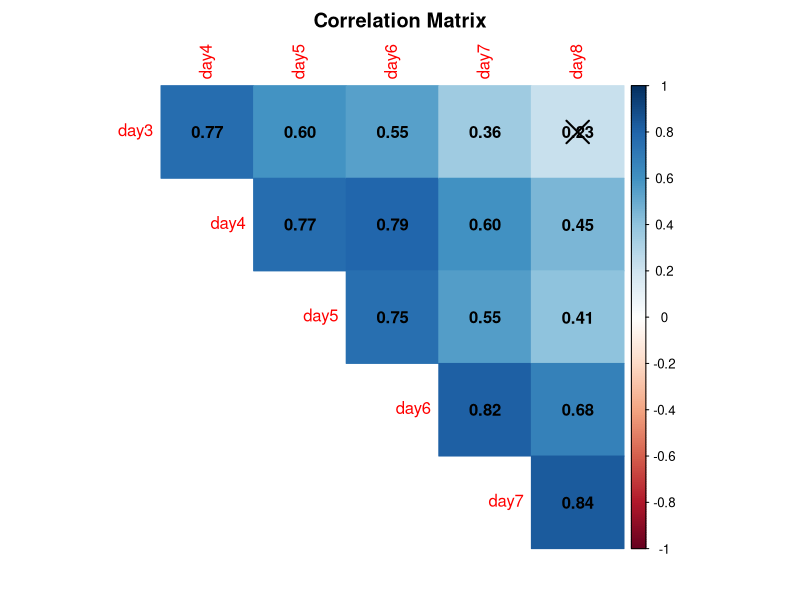
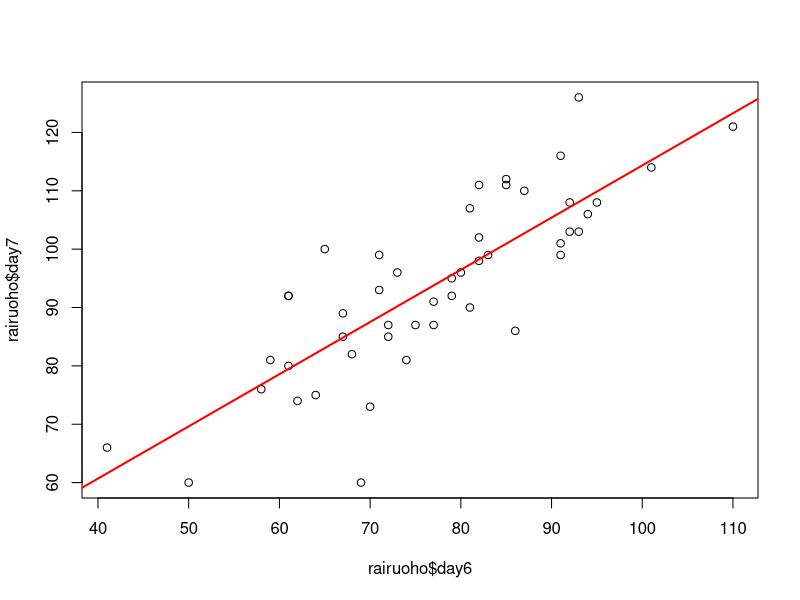

The R source for these figures, in order: (Note: this script raises an error after producing the figures.)
# Topic 7: Linear Models

library(Hmisc)
library(corrplot)
library(MASS)
library(car)

rm(list=ls()) # clean all objects in memory

## Simple linear regression
### `rairuoho` case study
rairuoho<-read.table('Data/rairuoho.txt',header=T, sep="\t", dec=".")
cor.test(rairuoho$day6, rairuoho$day7)
corr<-cor(rairuoho[,1:6])
corr # cor.test does not work on Matrix
p.val<-rcorr(as.matrix(rairuoho[,1:6]))$P
corrplot(corr,type='upper',method='color', addCoef.col = "black", p.mat=as.matrix(p.val), sig.level = 0.05,title = "Correlation Matrix", mar = c(2,0,2,0), diag=F)
plot(rairuoho$day6, rairuoho$day7)
abline(lm(rairuoho$day7~rairuoho$day6), col="red", lwd=2)
# remember `ggplot`
# ggplot(rairuoho, aes(x = day6, y = day7)) + 
#  geom_point() +
#  stat_smooth(method = "lm", col = "red")
### Computation
model1 <- lm(Petal.Width ~ Petal.Length, data = iris)
model1
ggplot(iris, aes(x = Petal.Length, y = Petal.Width)) +
  geom_point() +
  stat_smooth(method = "lm", col = "blue")
summary(model1)
confint(model1)
sigma(model1)*100/mean(iris$Petal.Width)

## Multiple linear regression
### Computation
model2 <- lm(Petal.Width ~ Petal.Length + Sepal.Width + Sepal.Length, data = iris)
summary(model2)
summary(model2)$coefficient
confint(model2)
sigma(model2)/mean(iris$Petal.Width)
### Model selection 
####BIC/AIC
model3 <- lm(Petal.Width ~., data = iris[,1:4])
model4 <- lm(Petal.Width ~. -Sepal.Width, data = iris[,1:4])
model5 <-  update(model2,  ~. -Sepal.Length)
BIC(model3); BIC(model4);BIC(model5)
AIC(model3); AIC(model4);AIC(model5)
####Stepwise Selection based on AIC
step <- stepAIC(model3, direction='both')
summary(step)
####Stepwise Selection with BIC
n = dim(iris[,1:4])[1]
stepBIC = stepAIC(model3,k=log(n))
summary(stepBIC)
####Diagnostic/colinearity
model3 <- lm(Petal.Width ~., data = iris[,1:4])
plot(model3,1)
plot(model3,2)
plot(model3,3)
plot(model3,5)

corr<-cor(iris[,1:3])
p.val<-rcorr(as.matrix(rairuoho[,1:3]))$P
corrplot(corr,type='upper',method='color', addCoef.col = "black", p.mat=as.matrix(p.val), sig.level = 0.05,diag=F)
vif(model3)
#remove Petal.Length
model6 <- lm(Petal.Width ~. -Petal.Length, data = iris[,1:4])
vif(model6)
# plot(model6)
